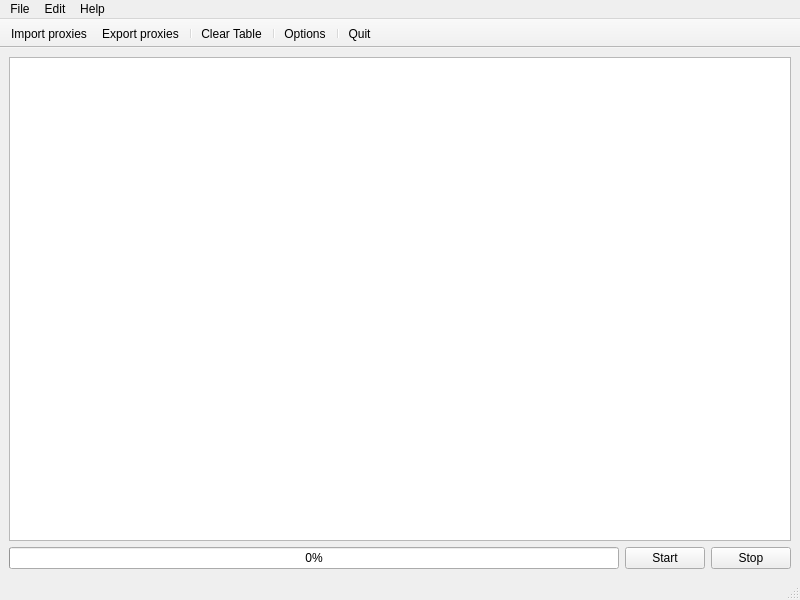
<?xml version="1.0" encoding="UTF-8"?>
<ui version="4.0">
 <class>MainWindow</class>
 <widget class="QMainWindow" name="MainWindow">
  <property name="geometry">
   <rect>
    <x>0</x>
    <y>0</y>
    <width>800</width>
    <height>600</height>
   </rect>
  </property>
  <property name="windowTitle">
   <string>Proxy Harvester</string>
  </property>
  <property name="windowIcon">
   <iconset resource="../assets.qrc">
    <normaloff>:/icons/img/applications-internet.png</normaloff>:/icons/img/applications-internet.png</iconset>
  </property>
  <widget class="QWidget" name="centralwidget">
   <layout class="QVBoxLayout" name="verticalLayout_2">
    <item>
     <layout class="QVBoxLayout" name="verticalLayout">
      <item>
       <widget class="QTableView" name="proxiesTable"/>
      </item>
      <item>
       <layout class="QHBoxLayout" name="horizontalLayout">
        <item>
         <widget class="QProgressBar" name="progressBar">
          <property name="value">
           <number>0</number>
          </property>
         </widget>
        </item>
        <item>
         <widget class="QPushButton" name="startButton">
          <property name="text">
           <string>Start</string>
          </property>
          <property name="icon">
           <iconset resource="../assets.qrc">
            <normaloff>:/icons/img/media-playback-start.png</normaloff>:/icons/img/media-playback-start.png</iconset>
          </property>
          <property name="iconSize">
           <size>
            <width>16</width>
            <height>16</height>
           </size>
          </property>
         </widget>
        </item>
        <item>
         <widget class="QPushButton" name="stopButton">
          <property name="text">
           <string>Stop</string>
          </property>
          <property name="icon">
           <iconset resource="../assets.qrc">
            <normaloff>:/icons/img/media-playback-stop.png</normaloff>:/icons/img/media-playback-stop.png</iconset>
          </property>
         </widget>
        </item>
       </layout>
      </item>
     </layout>
    </item>
   </layout>
  </widget>
  <widget class="QMenuBar" name="menubar">
   <property name="geometry">
    <rect>
     <x>0</x>
     <y>0</y>
     <width>800</width>
     <height>29</height>
    </rect>
   </property>
   <widget class="QMenu" name="menuFile">
    <property name="title">
     <string>File</string>
    </property>
    <widget class="QMenu" name="recentFilesMenu">
     <property name="title">
      <string>Recent Files</string>
     </property>
     <addaction name="clearRecentFilesAction"/>
     <addaction name="separator"/>
    </widget>
    <addaction name="importProxiesAction"/>
    <addaction name="exportProxiesAction"/>
    <addaction name="separator"/>
    <addaction name="recentFilesMenu"/>
    <addaction name="separator"/>
    <addaction name="quitAction"/>
   </widget>
   <widget class="QMenu" name="menuHelp">
    <property name="title">
     <string>Help</string>
    </property>
    <addaction name="aboutAction"/>
   </widget>
   <widget class="QMenu" name="menuEdit">
    <property name="title">
     <string>Edit</string>
    </property>
    <addaction name="clearTableAction"/>
    <addaction name="separator"/>
    <addaction name="optionsAction"/>
   </widget>
   <addaction name="menuFile"/>
   <addaction name="menuEdit"/>
   <addaction name="menuHelp"/>
  </widget>
  <widget class="QStatusBar" name="statusbar"/>
  <widget class="QToolBar" name="toolBar">
   <property name="windowTitle">
    <string>toolBar</string>
   </property>
   <property name="movable">
    <bool>false</bool>
   </property>
   <property name="floatable">
    <bool>false</bool>
   </property>
   <attribute name="toolBarArea">
    <enum>TopToolBarArea</enum>
   </attribute>
   <attribute name="toolBarBreak">
    <bool>false</bool>
   </attribute>
   <addaction name="importProxiesAction"/>
   <addaction name="exportProxiesAction"/>
   <addaction name="separator"/>
   <addaction name="clearTableAction"/>
   <addaction name="separator"/>
   <addaction name="optionsAction"/>
   <addaction name="separator"/>
   <addaction name="quitAction"/>
  </widget>
  <action name="quitAction">
   <property name="icon">
    <iconset resource="../assets.qrc">
     <normaloff>:/icons/img/system-log-out.png</normaloff>:/icons/img/system-log-out.png</iconset>
   </property>
   <property name="text">
    <string>Quit</string>
   </property>
  </action>
  <action name="aboutAction">
   <property name="icon">
    <iconset resource="../assets.qrc">
     <normaloff>:/icons/img/help-browser.png</normaloff>:/icons/img/help-browser.png</iconset>
   </property>
   <property name="text">
    <string>About</string>
   </property>
   <property name="shortcut">
    <string>Ctrl+H</string>
   </property>
  </action>
  <action name="clearTableAction">
   <property name="icon">
    <iconset resource="../assets.qrc">
     <normaloff>:/icons/img/edit-clear.png</normaloff>:/icons/img/edit-clear.png</iconset>
   </property>
   <property name="text">
    <string>Clear Table</string>
   </property>
   <property name="shortcut">
    <string>Ctrl+Del</string>
   </property>
  </action>
  <action name="optionsAction">
   <property name="icon">
    <iconset resource="../assets.qrc">
     <normaloff>:/icons/img/preferences-system.png</normaloff>:/icons/img/preferences-system.png</iconset>
   </property>
   <property name="text">
    <string>Options</string>
   </property>
   <property name="shortcut">
    <string>Ctrl+.</string>
   </property>
  </action>
  <action name="importProxiesAction">
   <property name="icon">
    <iconset resource="../assets.qrc">
     <normaloff>:/icons/img/document-open.png</normaloff>:/icons/img/document-open.png</iconset>
   </property>
   <property name="text">
    <string>Import proxies</string>
   </property>
   <property name="shortcut">
    <string>Ctrl+O</string>
   </property>
  </action>
  <action name="exportProxiesAction">
   <property name="icon">
    <iconset resource="../assets.qrc">
     <normaloff>:/icons/img/document-save.png</normaloff>:/icons/img/document-save.png</iconset>
   </property>
   <property name="text">
    <string>Export proxies</string>
   </property>
   <property name="shortcut">
    <string>Ctrl+S</string>
   </property>
  </action>
  <action name="clearRecentFilesAction">
   <property name="enabled">
    <bool>false</bool>
   </property>
   <property name="icon">
    <iconset resource="../assets.qrc">
     <normaloff>:/icons/img/edit-clear.png</normaloff>:/icons/img/edit-clear.png</iconset>
   </property>
   <property name="text">
    <string>Clear Recent Files</string>
   </property>
   <property name="shortcut">
    <string>Ctrl+R</string>
   </property>
  </action>
 </widget>
 <resources>
  <include location="../assets.qrc"/>
 </resources>
 <connections/>
</ui>
